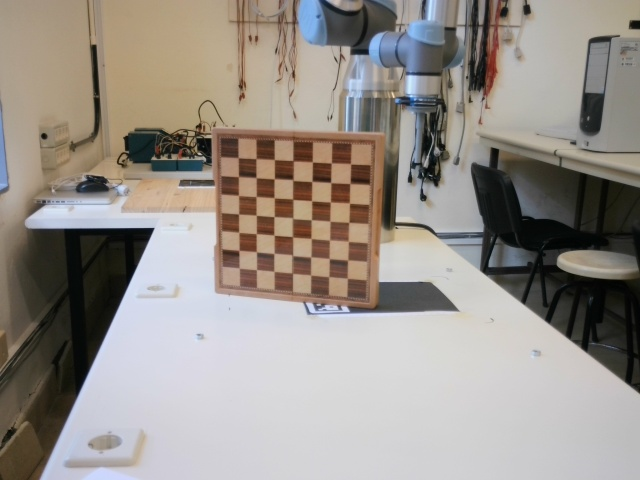
#> input picture archivos_antiguos/sistemavision/calibracion_estereo/old/calib_images/left_00.jpg, 640 x 480 px, given in place of the camera
$ python calibracion_profundidad.py   (older library calls are emulated)
#> lines starting #> are read from the running program, lines starting #| are printed output that depends on the picture
import cv2
import numpy as np

# ----------------------------------------------------
# -- Calibrador de parametros SGBM mapa disparidad ---
# ------------ y ajuste de parametro f ---------------
# ----------------------------------------------------
"""Software para hayar el parametro f utilizando la
matriz de reproyección Q en tiempo real. Es necesario
tener las cámaras ya alineadas físicamente mediante el
codigo de calibracion_alineacion.py y tener medida la
distancia del mismo punto que se vaya a utilizar para
hayar la profundidad Z."""

capL = cv2.VideoCapture(0)
capR = cv2.VideoCapture(1)

for cap in (capL, capR):
    cap.set(cv2.CAP_PROP_FRAME_WIDTH, 640)
    cap.set(cv2.CAP_PROP_FRAME_HEIGHT, 480)
    cap.set(cv2.CAP_PROP_AUTOFOCUS, 0)
    cap.set(cv2.CAP_PROP_FOCUS, 0)

if not capL.isOpened() or not capR.isOpened():
    print("Cámaras no disponibles")
    exit()

stereo = cv2.StereoSGBM_create(
        minDisparity=17, #old 0
        numDisparities=112, # old 128 --> 80
        blockSize=7, #old 7
        P1=1000, # old 8 * 3 * 7**2
        P2=4000, # old 32 * 3 * 7**2
        disp12MaxDiff=1, # old 1
        uniquenessRatio=0, #old 5
        speckleWindowSize=60, # old 0
        speckleRange=12 # old 0
    )

focal_px = 980
baseline_mm = 93
Q = None
disp_map = None

def update_Q(f, B):
    """Construct correct Q matrix for reprojectImageTo3D (rectified stereo)"""
    cx, cy = 320, 240
    return np.float32([
        [1, 0, 0, -cx],
        [0, 1, 0, -cy],
        [0, 0, 0,  f],
        [0, 0, -1.0 / B, 0]
    ])

def point_to_3d(x, y, disp_val, Q):
    """Reproject a single (x, y, disparity) point using Q"""
    if disp_val <= 0:
        return None
    # homogeneous reprojection: [X, Y, Z, W] = Q * [x, y, d, 1]
    point = np.dot(Q, np.array([x, y, disp_val, 1.0], dtype=np.float32))
    return point[:3] / point[3]  # [X/W, Y/W, Z/W]

cv2.namedWindow("Ajuste Q en vivo")
cv2.createTrackbar("Focal (px)", "Ajuste Q en vivo", focal_px, 10000, lambda x: None)
cv2.createTrackbar("Baseline (mm)", "Ajuste Q en vivo", baseline_mm, 500, lambda x: None)

print("Ajusta focal y baseline en tiempo real. Presiona 'q' para salir.")

while True:
    retL, frameL = capL.read()
#> frameL is the input picture: shape (480, 640, 3); mean B, G, R 139.2, 145.8, 152.4
    retR, frameR = capR.read()
    if not retL or not retR:
        print("⚠️ Pérdida de señal de cámara")
        break

    focal_px = cv2.getTrackbarPos("Focal (px)", "Ajuste Q en vivo")
    baseline_mm = cv2.getTrackbarPos("Baseline (mm)", "Ajuste Q en vivo")

    if focal_px < 1:
        focal_px = 1
    if baseline_mm < 1:
        baseline_mm = 1
    baseline_m = baseline_mm / 1000.0

    Q = update_Q(focal_px, baseline_m)

    grayL = cv2.cvtColor(frameL, cv2.COLOR_BGR2GRAY)
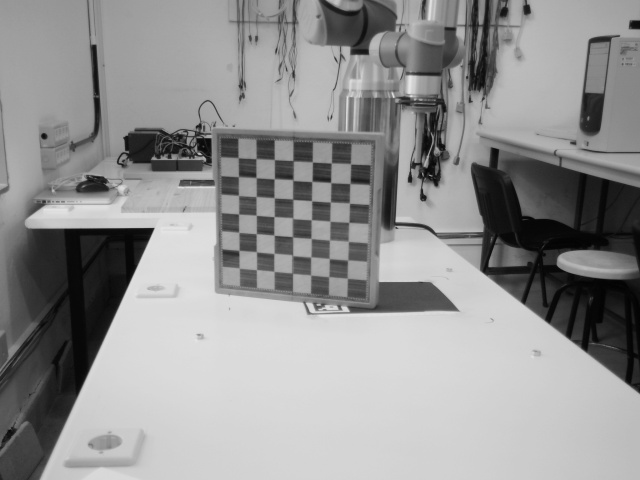
#> grayL: shape (480, 640); min 2, max 231, mean 147
    grayR = cv2.cvtColor(frameR, cv2.COLOR_BGR2GRAY)
    disp_raw = stereo.compute(grayL, grayR).astype(np.float32) / 16.0
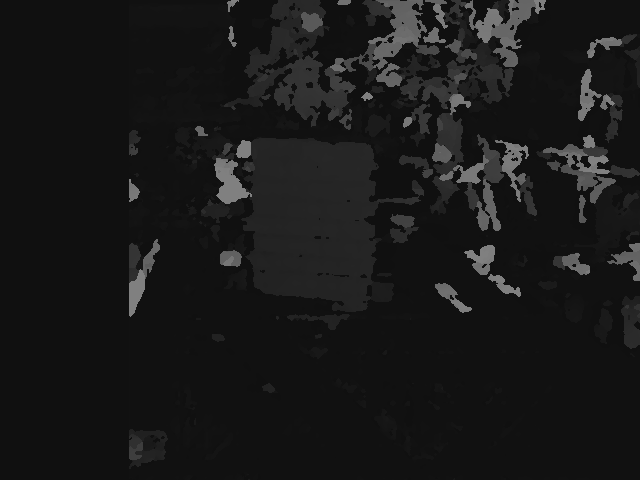
#> disp_raw: shape (480, 640) float32; min 16, max 128, mean 24.8
    disp_raw[disp_raw <= 0] = 0.1

    disp_map = cv2.medianBlur(disp_raw, 5)
    disp_map = cv2.GaussianBlur(disp_map, (5, 5), 0)

    d_center = disp_map[240, 320]
#> d_center = 34.98
    xyz = point_to_3d(320, 240, d_center, Q)
#> in point_to_3d, `point = np.dot(Q, np.array([x, y, disp_val, 1.0], dtype=np.float32))`: point = [0, 0, 980, -376.2]
#> xyz = [0, 0, -2.61]

    vis = frameL.copy()
    cv2.circle(vis, (320, 240), 8, (0, 0, 255), -1)
    if xyz is not None:
        text = f"X:{xyz[0]:.3f} Y:{xyz[1]:.3f} Z:{xyz[2]:.3f} m"
#> text = 'X:-0.000 Y:-0.000 Z:-2.605 m'
        cv2.putText(vis, text, (10, 30), cv2.FONT_HERSHEY_SIMPLEX, 0.6, (0, 255, 0), 2)
    cv2.putText(vis, f"f={focal_px}px, B={baseline_m:.3f}m", (10, 60),
                cv2.FONT_HERSHEY_SIMPLEX, 0.6, (255, 255, 255), 2)
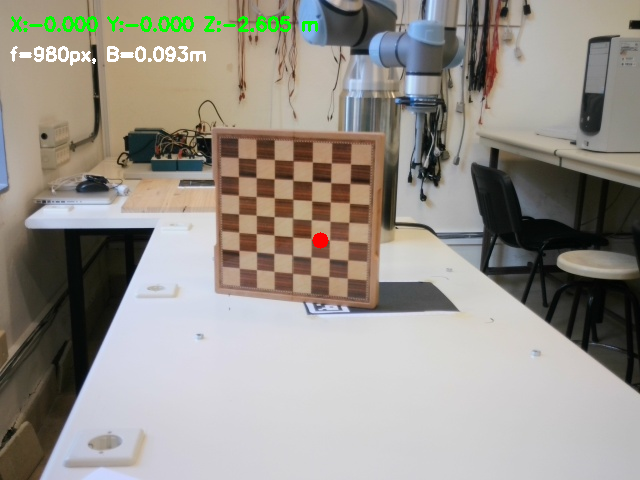
#> vis: shape (480, 640, 3); mean B, G, R 139, 146.8, 151.8

    cv2.imshow("Ajuste Q en vivo", vis)

    with np.errstate(divide='ignore'):
        depth_map = (focal_px * baseline_m) / (disp_map + 1e-6)
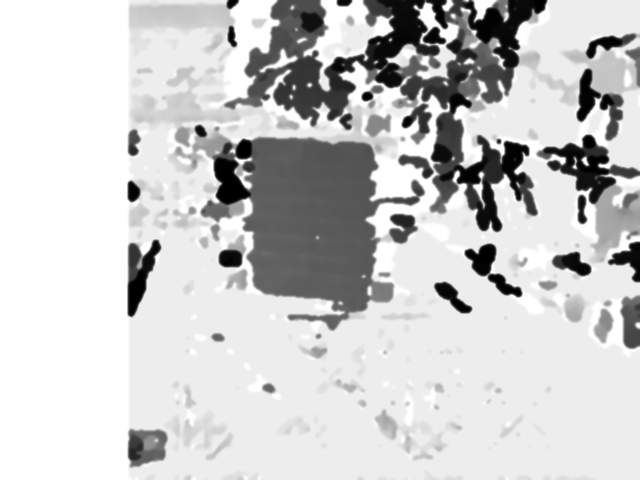
#> depth_map: shape (480, 640) float32; min 0.712, max 5.7, mean 4.68; drawn with min black and max white
    depth_vis = cv2.normalize(depth_map, None, 0, 255, cv2.NORM_MINMAX, dtype=cv2.CV_8U)
    depth_colored = cv2.applyColorMap(depth_vis, cv2.COLORMAP_JET)
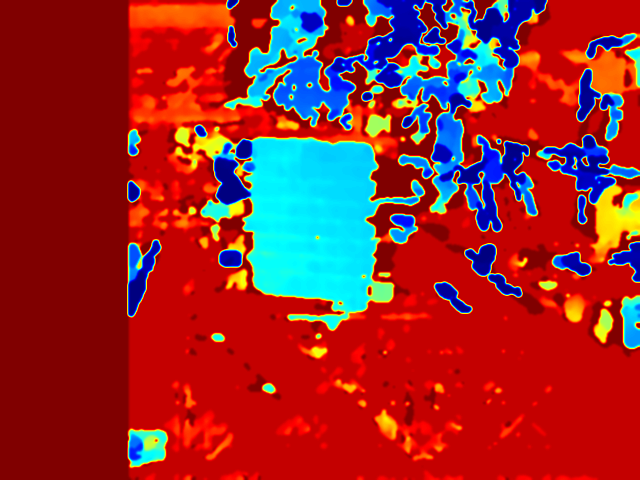
#> depth_colored: shape (480, 640, 3); mean B, G, R 45.1, 41.5, 148.4
    cv2.imshow("Depth Heatmap", depth_colored)

    key = cv2.waitKey(1) & 0xFF
#> (key q is pressed here)
    if key == ord('q'):
        break

capL.release()
capR.release()
cv2.destroyAllWindows()

print(f"\nValores finales → Focal: {focal_px} px, Baseline: {baseline_m:.3f} m")
print("Puedes usar estos valores en tu script de control robótico.")

$ run again, on archivos_antiguos/sistemavision/calibracion_estereo/old/calib_images/left_03.jpg
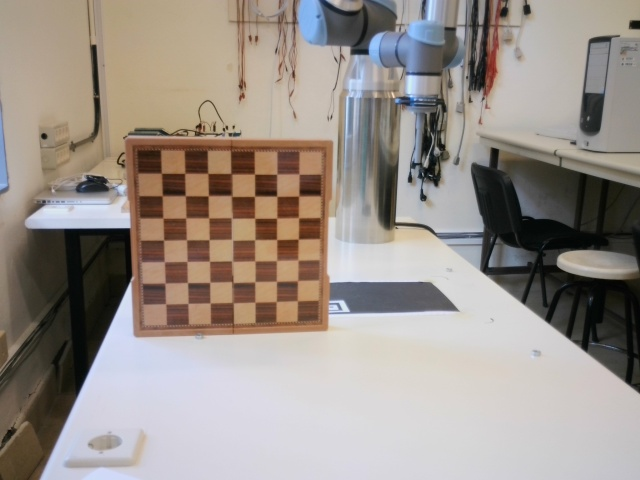
#> input picture archivos_antiguos/sistemavision/calibracion_estereo/old/calib_images/left_03.jpg, 640 x 480 px, given in place of the camera
#> frameL is the input picture: shape (480, 640, 3); mean B, G, R 138.7, 145.6, 154.5
#> `disp_raw = stereo.compute(grayL, grayR).astype(np.float32) / 16.0`:
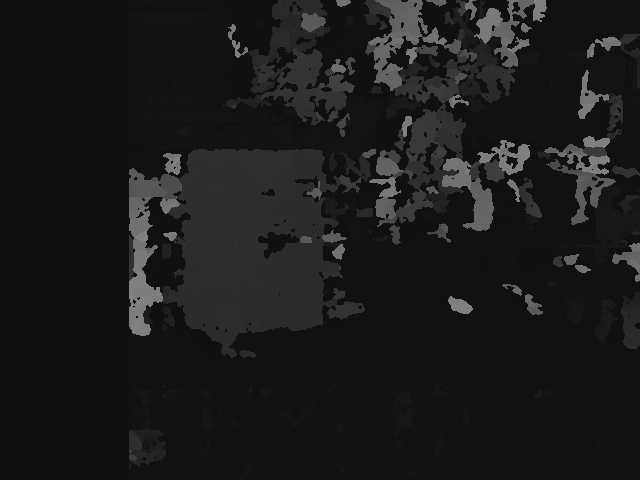
#> disp_raw: shape (480, 640) float32; min 16, max 128, mean 26.8
#> d_center = 44.21
#> point = [0, 0, 980, -475.3]
#> xyz = [0, 0, -2.06]
#> text = 'X:-0.000 Y:-0.000 Z:-2.062 m'
#> `depth_colored = cv2.applyColorMap(depth_vis, cv2.COLORMAP_JET)`:
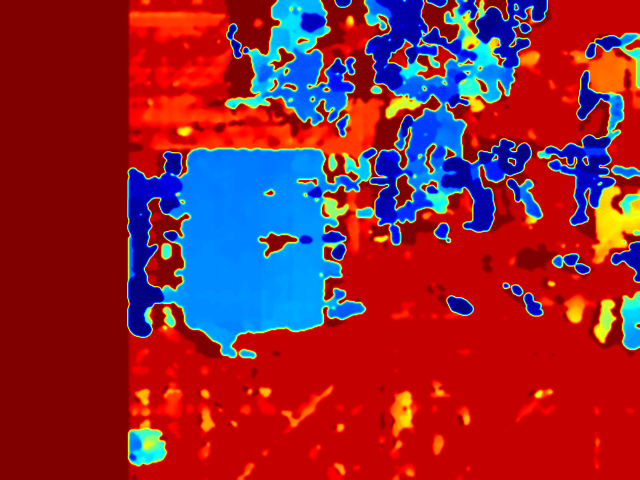
#> depth_colored: shape (480, 640, 3); mean B, G, R 54, 37.5, 140.9
